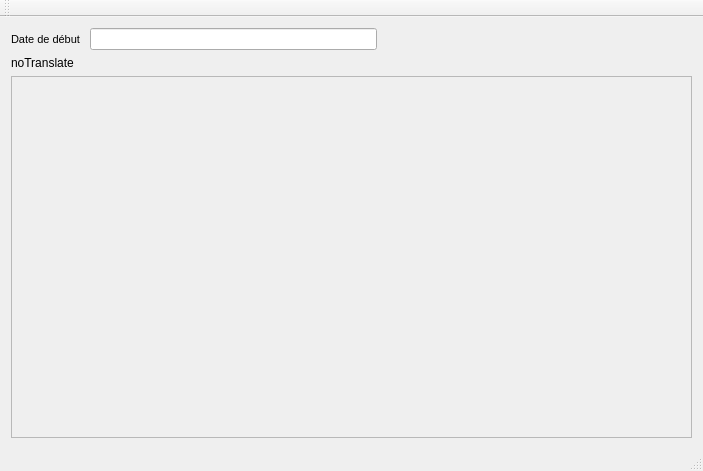
<?xml version="1.0" encoding="UTF-8"?>
<ui version="4.0">
 <class>MainWindowClass</class>
 <widget class="QMainWindow" name="MainWindowClass">
  <property name="geometry">
   <rect>
    <x>0</x>
    <y>0</y>
    <width>703</width>
    <height>471</height>
   </rect>
  </property>
  <property name="windowTitle">
   <string>MainWindow</string>
  </property>
  <widget class="QWidget" name="centralWidget">
   <layout class="QGridLayout" name="gridLayout_2">
    <item row="0" column="0">
     <layout class="QGridLayout" name="gridLayout">
      <item row="0" column="0">
       <widget class="QLabel" name="label">
        <property name="font">
         <font>
          <pointsize>8</pointsize>
         </font>
        </property>
        <property name="text">
         <string>Date de début </string>
        </property>
       </widget>
      </item>
      <item row="0" column="1">
       <widget class="QLineEdit" name="mle_debut">
        <property name="inputMask">
         <string comment="99-99-9999" extracomment="Date de début de l'Agenda"/>
        </property>
       </widget>
      </item>
      <item row="0" column="3">
       <spacer name="horizontalSpacer">
        <property name="orientation">
         <enum>Qt::Horizontal</enum>
        </property>
        <property name="sizeHint" stdset="0">
         <size>
          <width>40</width>
          <height>20</height>
         </size>
        </property>
       </spacer>
      </item>
      <item row="0" column="2">
       <widget class="QPushButton" name="pushButtonDateDeb">
        <property name="sizePolicy">
         <sizepolicy hsizetype="MinimumExpanding" vsizetype="Fixed">
          <horstretch>0</horstretch>
          <verstretch>0</verstretch>
         </sizepolicy>
        </property>
        <property name="minimumSize">
         <size>
          <width>22</width>
          <height>22</height>
         </size>
        </property>
        <property name="maximumSize">
         <size>
          <width>22</width>
          <height>22</height>
         </size>
        </property>
        <property name="toolTip">
         <string/>
        </property>
        <property name="text">
         <string/>
        </property>
        <property name="flat">
         <bool>true</bool>
        </property>
       </widget>
      </item>
     </layout>
    </item>
    <item row="1" column="0">
     <widget class="QLabel" name="textLabelPixMap">
      <property name="text">
       <string>noTranslate</string>
      </property>
     </widget>
    </item>
    <item row="2" column="0">
     <widget class="QScrollArea" name="scrollArea_Days">
      <property name="frameShadow">
       <enum>QFrame::Plain</enum>
      </property>
      <property name="verticalScrollBarPolicy">
       <enum>Qt::ScrollBarAsNeeded</enum>
      </property>
      <property name="horizontalScrollBarPolicy">
       <enum>Qt::ScrollBarAsNeeded</enum>
      </property>
      <property name="widgetResizable">
       <bool>true</bool>
      </property>
      <widget class="QWidget" name="scrollAreaWidgetContents">
       <property name="geometry">
        <rect>
         <x>0</x>
         <y>0</y>
         <width>681</width>
         <height>339</height>
        </rect>
       </property>
      </widget>
     </widget>
    </item>
   </layout>
  </widget>
  <widget class="QMenuBar" name="menuBar">
   <property name="geometry">
    <rect>
     <x>0</x>
     <y>0</y>
     <width>703</width>
     <height>25</height>
    </rect>
   </property>
  </widget>
  <widget class="QToolBar" name="mainToolBar">
   <attribute name="toolBarArea">
    <enum>TopToolBarArea</enum>
   </attribute>
   <attribute name="toolBarBreak">
    <bool>false</bool>
   </attribute>
  </widget>
  <widget class="QStatusBar" name="statusBar"/>
 </widget>
 <layoutdefault spacing="6" margin="11"/>
 <resources/>
 <connections/>
</ui>
